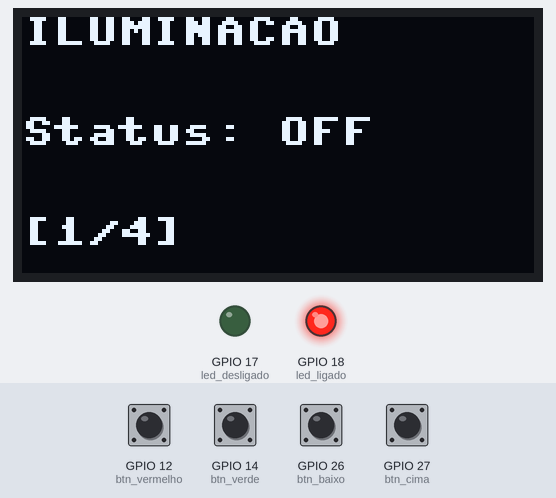
Bench run of a program on a simulated ESP32 board running MicroPython. On the bench: 128×64 one-colour display, output pins drawn as LEDs (lit = HIGH). Wiring (from the project's diagram.json): red button on GPIO 12, green button on GPIO 14, green LED on GPIO 17, red LED on GPIO 18, button on GPIO 26, button on GPIO 27. The inputs (shaded band) are chosen by the test bench; at power-on: GPIO 12 (btn_vermelho), GPIO 14 (btn_verde), GPIO 26 (btn_baixo), GPIO 27 (btn_cima) HIGH. Library files of the repository ran but are not shown: ssd1306.py; what the program prints to the serial console is not drawn.

Above: at 1.2 s.
1.3 s: GPIO 14 (btn_verde) pulled LOW for 0.15 s
At 2.3 s:
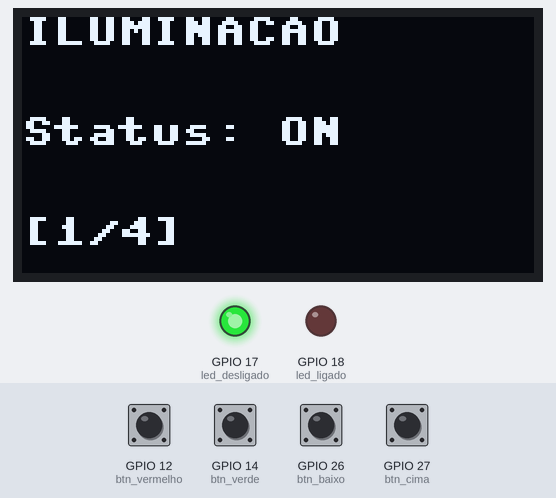
2.9 s: GPIO 26 (btn_baixo) pulled LOW for 1 s
At 4.2 s:
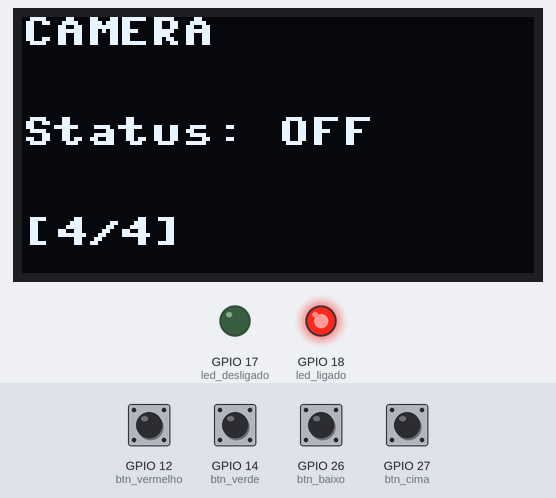
5.4 s: GPIO 14 (btn_verde) pulled LOW for 1 s
At 6.2 s:
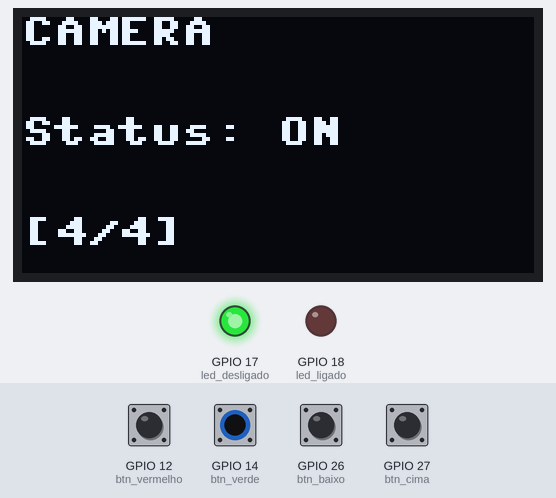
7.9 s: GPIO 12 (btn_vermelho) pulled LOW for 0.15 s
At 9.2 s:
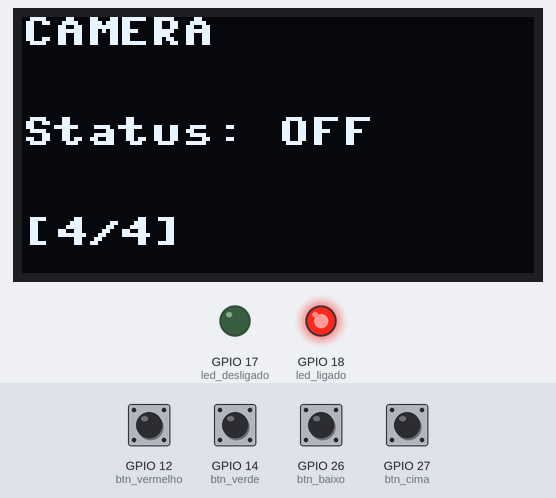
9.5 s: GPIO 27 (btn_cima) pulled LOW for 0.15 s
At 10.1 s:
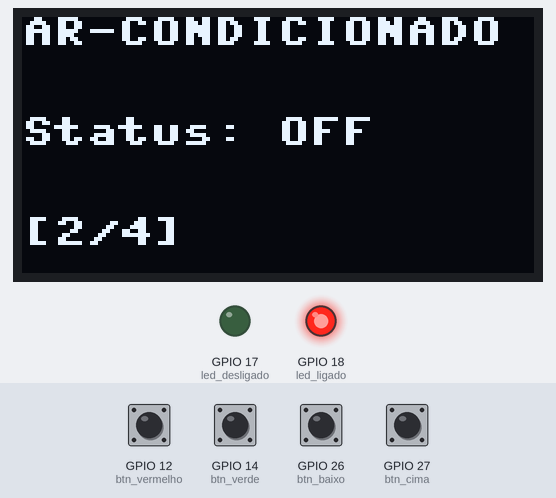
11.1 s: GPIO 14 (btn_verde) pulled LOW for 0.15 s
At 12.5 s:
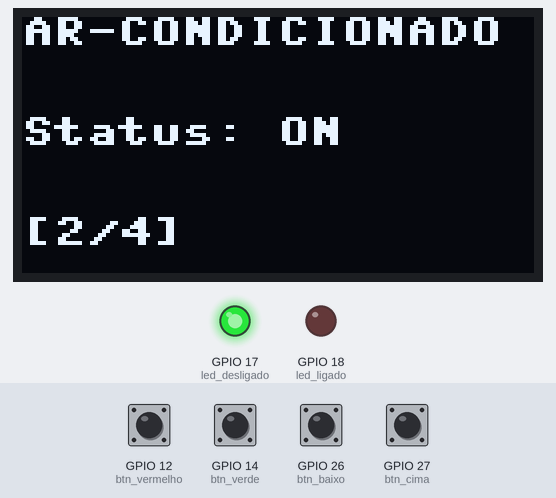
Timing chart, 0 to 13.7 s (numbered marks = the images above; inputs shaded):
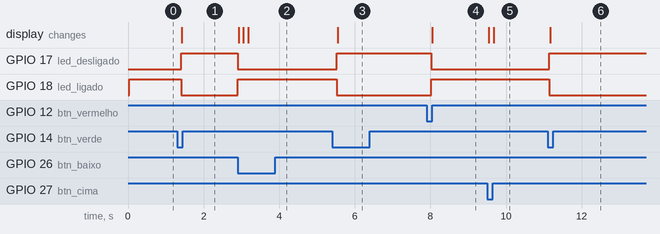

The program:

main.py
```python
import machine
import time
import ssd1306

#Botões de controle
btn_vermelho = machine.Pin(12, machine.Pin.IN, machine.Pin.PULL_UP)
btn_verde = machine.Pin(14, machine.Pin.IN, machine.Pin.PULL_UP)

#Botões de navegação
btn_cima = machine.Pin(27, machine.Pin.IN, machine.Pin.PULL_UP)
btn_baixo = machine.Pin(26, machine.Pin.IN, machine.Pin.PULL_UP)

#LED
led_desligado = machine.Pin(17, machine.Pin.OUT)
led_ligado = machine.Pin(18, machine.Pin.OUT)

#Tela
largura = 128
altura = 64
i2c = machine.I2C(0, scl=machine.Pin(22), sda=machine.Pin(21))
tela = ssd1306.SSD1306_I2C(largura, altura, i2c)

qual_tela = 1
status_iluminação = "OFF"
status_ar_condicionado = "OFF"
status_portao_principal = "OFF"
status_cameras = "OFF"

while True:


    if btn_cima.value() == 0 and qual_tela >= 2 :
        qual_tela -= 1
        print("Botão Cima OK")

    if btn_baixo.value() == 0 and qual_tela <=3 :
        qual_tela += 1
        print("Botão Baixo OK")

    print(qual_tela)

    if qual_tela == 1:
        if btn_vermelho.value() == 0:
            status_iluminação = "OFF"
            print("Botão Vermelho OK")

        if btn_verde.value() == 0:
            status_iluminação = "ON"
            print("Botão Verde OK")

        tela.fill(0)
        tela.text("ILUMINACAO", 0, 0)
        #tela.text("status", 0, 25)
        if status_iluminação == "OFF":
            tela.text("Status: OFF", 0, 25)
            led_desligado.value(0)
            led_ligado.value(1)
        elif status_iluminação == "ON":
            tela.text("Status: ON", 0, 25)
            led_desligado.value(1)
            led_ligado.value(0)
        tela.text("[1/4]", 0, 50)
        tela.show()


    elif qual_tela == 2:

        if btn_vermelho.value() == 0:
            status_ar_condicionado = "OFF"
            print("Botão Vermelho OK")

        if btn_verde.value() == 0:
            status_ar_condicionado = "ON"
            print("Botão Verde OK")

        tela.fill(0)
        tela.text("AR-CONDICIONADO", 0, 0)
        #tela.text("status", 0, 25)
        if status_ar_condicionado == "OFF":
            tela.text("Status: OFF", 0, 25)
            led_desligado.value(0)
            led_ligado.value(1)
        elif status_ar_condicionado == "ON":
            tela.text("Status: ON", 0, 25)
            led_desligado.value(1)
            led_ligado.value(0)
        tela.text("[2/4]", 0, 50)
        tela.show()

    elif qual_tela == 3:
        if btn_vermelho.value() == 0:
            status_portao_principal = "OFF"
            print("Botão Vermelho OK")

        if btn_verde.value() == 0:
            status_portao_principal = "ON"
            print("Botão Verde OK")

        tela.fill(0)
        tela.text("PORTAO PRINCIPAL", 0, 0)
        #tela.text("status", 0, 25)
        if status_portao_principal == "OFF":
            tela.text("Status: OFF",0 , 25)
            led_desligado.value(0)
            led_ligado.value(1)
        elif status_portao_principal == "ON":
            tela.text("Status: ON", 0, 25)
            led_desligado.value(1)
            led_ligado.value(0)
        tela.text("[3/4]", 0, 50)
        tela.show()

    elif qual_tela == 4:
        if btn_vermelho.value() == 0:
            status_cameras = "OFF"
            print("Botão Vermelho OK")

        if btn_verde.value() == 0:
            status_cameras = "ON"
            print("Botão Verde OK")

        tela.fill(0)
        tela.text("CAMERA", 0, 0)
        #tela.text("status", 0, 25)
        if status_cameras == "OFF":
            tela.text("Status: OFF", 0, 25)
            led_desligado.value(0)
            led_ligado.value(1)
        elif status_cameras == "ON":
            tela.text("Status: ON", 0, 25)
            led_desligado.value(1)
            led_ligado.value(0)
        tela.text("[4/4]", 0, 50)
        tela.show()

    time.sleep(0.1)
```

Measured:
- after the input at 1.3 s, GPIO 17 (led_desligado): LOW → HIGH after 0.10 s; GPIO 18 (led_ligado): HIGH → LOW after 0.10 s; the display: changes after 0.13 s (image 1)
- after the input at 2.9 s, GPIO 17 (led_desligado): HIGH → LOW at once; GPIO 18 (led_ligado): LOW → HIGH at once; the display: first changes at once (image 2 shows a later state)
- after the input at 5.4 s, GPIO 17 (led_desligado): LOW → HIGH after 0.12 s; GPIO 18 (led_ligado): HIGH → LOW after 0.12 s; the display: changes after 0.15 s (image 3)
- after the input at 7.9 s, GPIO 17 (led_desligado): HIGH → LOW after 0.12 s; GPIO 18 (led_ligado): LOW → HIGH after 0.12 s; the display: changes after 0.15 s (image 4)
- after the input at 9.5 s, the display: first changes at once (image 5 shows a later state)
- after the input at 11.1 s, GPIO 17 (led_desligado): LOW → HIGH after 0.05 s; GPIO 18 (led_ligado): HIGH → LOW after 0.05 s; the display: changes after 0.07 s (image 6)
